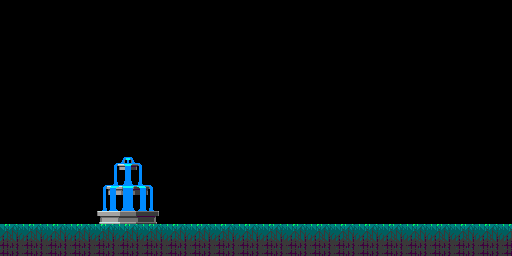

Rendered tile map (Tiled .tmx) drawn with the repository's tilesets; below, a short description and the full map source, tile grids included:
An orthogonal 64x32 tile map with 8x8 px tiles, 1 tile layer (Tile Layer 1).

<map version="1.10" tiledversion="1.10.2" orientation="orthogonal" renderorder="right-down" width="64" height="32" tilewidth="8" tileheight="8" infinite="0" nextlayerid="3" nextobjectid="1">
 <editorsettings>
  <export target="../Milestone 2/Images/finalBG0.c" format="gba" />
 </editorsettings>
 <tileset firstgid="1" source="area2tileset.tsx" />
 <layer id="1" name="Tile Layer 1" width="64" height="32">
  <data encoding="csv">
1,1,1,1,1,1,1,1,1,1,1,1,1,1,1,1,1,1,1,1,1,1,1,1,1,1,1,1,1,1,1,1,1,1,1,1,1,1,1,1,1,1,1,1,1,1,1,1,1,1,1,1,1,1,1,1,1,1,1,1,1,1,1,1,
1,1,1,1,1,1,1,1,1,1,1,1,1,1,1,1,1,1,1,1,1,1,1,1,1,1,1,1,1,1,1,1,1,1,1,1,1,1,1,1,1,1,1,1,1,1,1,1,1,1,1,1,1,1,1,1,1,1,1,1,1,1,1,1,
1,1,1,1,1,1,1,1,2,2,2,2,2,2,2,2,2,2,2,2,2,2,2,2,2,1,1,1,1,1,1,1,1,1,1,1,1,1,1,1,1,1,1,1,1,1,1,1,1,1,1,1,1,1,1,1,1,1,1,1,1,1,1,1,
1,1,1,1,1,1,1,1,2,2,2,2,2,2,2,2,2,2,2,2,2,2,2,1,1,1,1,1,1,1,1,1,1,1,1,1,1,1,1,1,1,1,1,1,1,1,1,1,1,1,1,1,1,1,1,1,1,1,1,1,1,1,1,1,
1,1,1,1,1,1,1,1,1,1,1,1,1,1,1,1,1,1,1,1,1,1,1,1,1,1,1,1,1,1,1,1,1,1,1,1,1,1,1,1,1,1,1,1,1,1,1,1,1,1,1,1,1,1,1,1,1,1,1,1,1,1,1,1,
1,1,1,1,1,1,1,1,1,1,1,1,1,1,1,1,1,1,1,1,1,1,1,1,1,1,1,1,1,1,1,1,1,1,1,1,1,1,1,1,1,1,1,1,1,1,1,1,1,1,1,1,1,1,1,1,1,1,1,1,1,1,1,1,
1,1,1,1,1,1,1,1,1,1,1,1,1,1,1,1,1,1,1,1,1,1,1,1,1,1,1,1,1,1,1,1,1,1,1,1,1,1,1,1,1,1,1,1,1,1,1,1,1,1,1,1,1,1,1,1,1,1,1,1,1,1,1,1,
1,1,1,1,1,1,1,1,1,1,1,1,1,1,1,1,1,1,1,1,1,1,1,1,1,1,1,1,1,1,1,1,1,1,1,1,1,1,1,1,1,1,1,1,1,1,1,1,1,1,1,1,1,1,1,1,1,1,1,1,1,1,1,1,
1,1,1,1,1,1,1,1,1,1,1,1,1,26,27,1,1,1,1,1,1,1,1,1,1,1,1,1,1,1,1,1,1,1,1,1,1,1,1,1,1,1,1,1,1,1,1,1,1,1,1,1,1,1,1,1,1,1,1,1,1,1,1,1,
1,1,1,1,1,1,1,1,1,1,1,1,57,58,1,1,1,1,1,1,1,1,1,1,1,1,1,1,1,1,1,1,1,1,1,1,1,1,1,1,1,1,1,1,1,1,1,1,1,1,1,1,1,1,1,1,1,1,1,1,1,1,1,1,
1,1,1,1,1,1,1,1,1,1,1,1,89,1,1,1,1,1,1,1,1,1,1,1,1,1,1,1,1,1,1,1,1,1,1,1,1,1,1,1,1,1,1,1,1,1,1,1,1,1,1,1,1,1,1,1,1,1,1,1,1,1,1,1,
1,1,1,1,1,1,1,1,1,1,1,1,121,1,1,1,1,1,1,1,1,1,1,1,1,1,1,1,1,1,1,1,1,1,1,1,1,1,1,1,1,1,1,1,1,1,1,1,1,1,1,1,1,1,1,1,1,1,1,1,1,1,1,1,
1,1,1,1,1,1,1,1,1,1,1,1,1,1,1,1,1,1,1,1,1,1,1,1,1,1,1,1,1,1,1,1,1,1,1,1,1,1,1,1,1,1,1,1,1,1,1,1,1,1,1,1,1,1,1,1,1,1,1,1,1,1,1,1,
1,1,1,1,1,1,1,1,1,1,1,1,1,1,1,1,1,1,1,1,1,1,1,1,1,1,1,1,1,1,1,1,1,1,1,1,1,1,1,1,1,1,1,1,1,1,1,1,1,1,1,1,1,1,1,1,1,1,1,1,1,1,1,1,
1,1,1,1,1,1,1,1,1,1,1,1,1,1,1,1,1,1,1,1,1,1,1,1,1,1,1,1,1,1,1,1,1,1,1,1,1,1,1,1,1,1,1,1,1,1,1,1,1,1,1,1,1,1,1,1,1,1,1,1,1,1,1,1,
1,1,1,1,1,1,1,1,1,1,1,1,1,1,1,1,1,1,1,1,1,1,1,1,1,1,1,1,1,1,1,1,1,1,1,1,1,1,1,1,1,1,1,1,1,1,1,1,1,1,1,1,1,1,1,1,1,1,1,1,1,1,1,1,
1,1,1,1,1,1,1,1,1,1,1,1,25,26,27,2,2,2,2,32,1,1,1,1,1,1,1,1,1,1,1,1,1,1,1,1,1,1,1,1,1,1,1,1,1,1,1,1,1,1,1,1,1,1,1,1,1,1,1,1,1,1,1,1,
1,1,1,1,1,1,1,1,1,1,1,1,2,2,2,2,2,2,2,2,1,1,1,1,1,1,1,1,1,1,1,1,1,1,1,1,1,1,1,1,1,1,1,1,1,1,1,1,1,1,1,1,1,1,1,1,1,1,1,1,1,1,1,1,
1,1,1,1,1,1,1,1,1,1,2,2,2,2,2,2,2,2,2,96,1,1,1,1,1,1,1,1,1,1,1,1,1,1,1,1,1,1,1,1,1,1,1,1,1,1,1,1,1,1,1,1,1,1,1,1,1,1,1,1,1,1,1,1,
1,1,1,1,1,1,1,1,1,1,1,1,25,26,27,28,29,30,31,32,1,1,1,1,1,1,1,1,1,1,1,1,1,1,1,1,1,1,1,1,1,1,1,1,1,1,1,1,1,1,1,1,1,1,1,1,1,1,1,1,1,1,1,1,
1,1,1,1,1,1,1,1,1,1,1,1,57,58,59,60,61,62,63,64,1,1,1,1,1,1,1,1,1,1,1,1,1,1,1,1,1,1,1,1,1,1,1,1,1,1,1,1,1,1,1,1,1,1,1,1,1,1,1,1,1,1,1,1,
1,1,1,1,1,1,1,1,1,1,1,1,89,90,91,92,93,94,95,96,1,1,1,1,1,1,1,1,1,1,1,1,1,1,1,1,1,1,1,1,1,1,1,1,1,1,1,1,1,1,1,1,1,1,1,1,1,1,1,1,1,1,1,1,
1,1,1,1,1,1,1,1,1,1,1,1,1,122,123,124,125,126,127,128,1,1,1,1,1,1,1,1,1,1,1,1,1,1,1,1,1,1,1,1,1,1,1,1,1,1,1,1,1,1,1,1,1,1,1,1,1,1,1,1,1,1,1,1,
0,0,0,0,0,0,0,0,0,0,0,0,153,154,155,156,157,158,159,160,0,0,0,0,0,0,0,0,0,0,0,0,0,1,1,1,1,1,1,1,1,1,1,1,1,1,1,1,1,0,0,0,0,0,0,0,0,0,0,0,0,0,0,1,
0,0,0,0,0,0,0,0,0,0,0,0,185,186,187,188,189,190,191,192,0,0,0,0,0,0,0,0,0,0,0,0,0,0,0,0,0,0,0,0,0,0,0,0,0,0,0,0,0,0,0,0,0,0,0,0,0,0,0,0,0,0,0,2,
2,2,2,2,2,2,2,2,2,2,2,2,217,218,219,220,221,222,223,224,2,2,2,2,2,2,2,2,2,2,2,2,2,2,2,2,2,2,2,2,2,2,2,2,2,2,2,2,2,2,2,2,2,2,2,2,2,2,2,2,2,2,2,2,
2,2,2,2,2,2,2,2,2,2,2,2,249,250,251,252,253,254,255,256,2,2,2,2,2,2,2,2,2,2,2,2,2,2,2,2,2,2,2,2,2,2,2,2,2,2,2,2,2,2,2,2,2,2,2,2,2,2,2,2,2,2,2,2,
2,2,2,2,2,2,2,2,2,2,2,2,281,282,283,284,285,286,287,288,2,2,2,2,2,2,2,2,2,2,2,2,2,2,2,2,2,2,2,2,2,2,2,2,2,2,2,2,2,2,2,2,2,2,2,2,2,2,2,2,2,2,2,2,
33,34,35,33,34,35,33,34,35,33,34,35,33,34,35,33,34,35,33,34,35,33,34,35,33,34,35,33,34,35,33,34,35,33,34,35,33,34,35,33,34,35,33,34,35,33,34,35,33,34,35,33,34,35,33,34,35,33,34,35,33,34,35,33,
65,66,67,65,66,67,65,66,67,65,66,67,65,66,67,65,66,67,65,66,67,65,66,67,65,66,67,65,66,67,65,66,67,65,66,67,65,66,67,65,66,67,65,66,67,65,66,67,65,66,67,65,66,67,65,66,67,65,66,67,65,66,67,65,
97,98,99,97,98,99,97,98,99,97,98,99,97,98,99,97,98,99,97,98,99,97,98,99,97,98,99,97,98,99,97,98,99,97,98,99,97,98,99,97,98,99,97,98,99,97,98,99,97,98,99,97,98,99,97,98,99,97,98,99,97,98,99,97,
97,98,99,97,98,99,97,98,99,97,98,99,97,98,99,97,98,99,97,98,99,97,98,99,97,98,99,97,98,99,97,98,99,97,98,99,97,98,99,97,98,99,97,98,99,97,98,99,97,98,99,97,98,99,97,98,99,97,98,99,97,98,99,97
</data>
 </layer>
</map>
